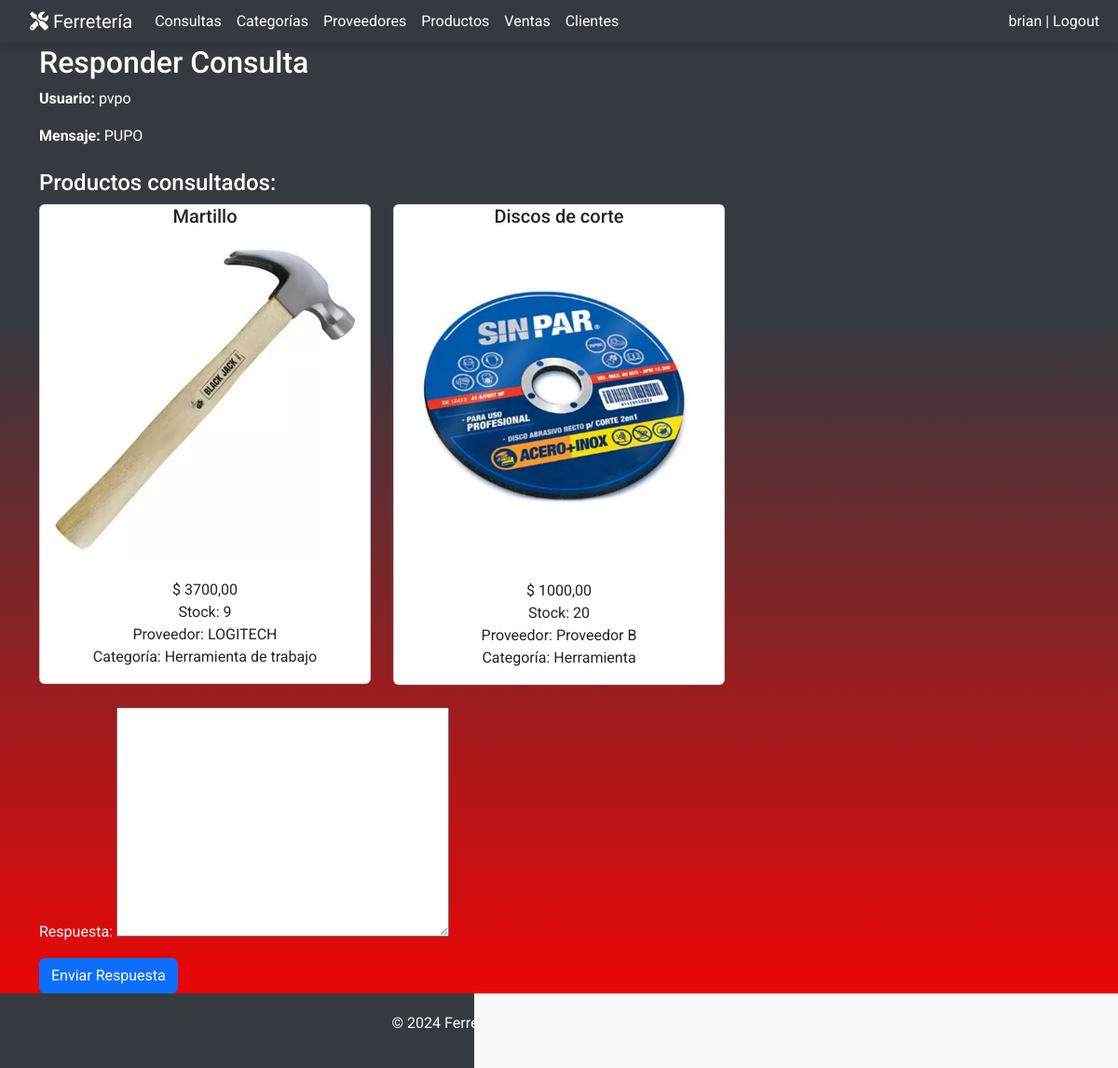
/consultas/responder/33/ (signed in), run on the app's committed database.
### miAplicacion/models.py (models this page shows, shortened)
class Consulta(models.Model):
    usuario = models.ForeignKey(Cliente, on_delete=models.CASCADE, related_name='consultas')
    productos = models.ManyToManyField(Producto, related_name='consultas')
    mensaje = models.TextField()
    fecha_consulta = models.DateTimeField(auto_now_add=True)
    respuesta = models.TextField(blank=True, null=True)
    fecha_respuesta = models.DateTimeField(blank=True, null=True)

class Cliente(models.Model):
    user = models.OneToOneField(User, on_delete=models.CASCADE, null=True, blank=True, default=None , related_name='cliente')
    nombre = models.CharField(max_length=50)
    apellido = models.CharField(max_length=100)
    documento = models.CharField(max_length=50)
    direccion = models.CharField(max_length=200, default='', blank=True)
    telefono = models.CharField(max_length=15)
    email = models.EmailField(default='', blank=True)

class Producto(models.Model):
    nombre = models.CharField(max_length=100)
    descripcion = models.TextField()
    precio = models.DecimalField(max_digits=10, decimal_places=2, default=0.000)
    cantidad_stock = models.PositiveIntegerField()
    categoria = models.ForeignKey('Categoria', on_delete=models.SET_NULL, null=True)
    fecha_creacion = models.DateField(auto_now_add=True)
    fecha_actualizacion = models.DateTimeField(auto_now=True)
    proveedor = models.ForeignKey('Proveedor', on_delete=models.SET_NULL, null=True, blank=True)
    imagen = models.ImageField(upload_to='productos/', default='productos/default.png', blank=True, null=True)
    codigo_barras = models.CharField(max_length=50, null=True, blank=True)
    imagen_codigo_barras = models.ImageField(upload_to='codigos_barras/', blank=True, null=True)

class Proveedor(models.Model):
    nombre = models.CharField(max_length=100)
    tipo_producto = models.CharField(max_length=100, default='')
    telefono = models.CharField(max_length=15, default='')
    email = models.EmailField(default='', blank=True)
    direccion = models.CharField(max_length=200, default='', blank=True)
    def __str__(self):
        return self.nombre

class Categoria(models.Model):
    nombre = models.CharField(max_length=50, unique=True)
    descripcion = models.TextField(blank=True, null=True)
    def __str__(self):
        return self.nombre

### miAplicacion/views.py (the view)
# urls.py: path('consultas/responder/<int:consulta_id>/', responder_consulta, name='responder_consulta'),
@login_required
def responder_consulta(request, consulta_id):
    consulta = get_object_or_404(Consulta, id=consulta_id)
    if request.method == 'POST':
        form = RespuestaForm(request.POST, instance=consulta)
        if form.is_valid():
            consulta = form.save(commit=False)
            consulta.fecha_respuesta = timezone.now()
            consulta.save()
            subject = f"Respuesta a tu consulta sobre {', '.join([p.nombre for p in consulta.productos.all()])}"
            html_message = render_to_string('emails/respuesta_usuario.html', {
                'consulta': consulta,
                'productos': consulta.productos.all(),
            })
            plain_message = strip_tags(html_message)
            from_email = settings.EMAIL_HOST_USER
            recipient_list = [consulta.usuario.user.email]
            email = EmailMessage(
                subject,
                plain_message,
                from_email,
                recipient_list,
            )
            email.content_subtype = "html"
            email.send()
            return redirect('lista_consultas')
    else:
        form = RespuestaForm(instance=consulta)
    return render(request, 'consultas/responder_consulta.html', {'form': form, 'consulta': consulta})

### miAplicacion/forms.py
class RespuestaForm(forms.ModelForm):
    class Meta:
        model = Consulta
        fields = ['respuesta']

### miAplicacion/templatetags/custom_filters.py (called while the page is built)
@register.filter
def startswith(value, prefix):
    return value.startswith(prefix)

### miAplicacion/templates/consultas/responder_consulta.html (shortened to what this page needs)
{% extends 'base.html' %}
{% load static %}
{% block content %}
<div class="container mt-5">
    <h2>Responder Consulta</h2>
    <p><strong>Usuario:</strong> {{ consulta.usuario.user.username }}</p>
    <p><strong>Mensaje:</strong> {{ consulta.mensaje }}</p>
    <div class="row mt-4">
        <h4>Productos consultados:</h4>
        {% for producto in consulta.productos.all %}
        <div class="col-md-4 mb-4">
            <div class="card product-card">
                <h5 class="card-title text-center">{{ producto.nombre }}</h5>
                <img src="{% if producto.imagen %}{{ producto.imagen.url }}{% else %}{% static 'productos/default.png' %}{% endif %}" class="card-img-top product-img" alt="{{ producto.nombre }}">
                <div class="card-body text-center">
                    <p class="card-text">
                        $ {{ producto.precio }}<br>
                        Stock: {{ producto.cantidad_stock }}<br>
                        Proveedor: {{ producto.proveedor }}<br>
                        Categoría: {{ producto.categoria }}
                    </p>
                </div>
            </div>
        </div>
        {% endfor %}
    </div>
    <form method="post">
        {{ form.as_p }}
        <button type="submit" class="btn btn-primary">Enviar Respuesta</button>
    </form>
</div>
{% endblock %}

### miAplicacion/templates/base.html (shortened to what this page needs)
{% load static %}
{% load custom_filters %}
<!DOCTYPE html>
<html lang="es">
<head>
    <link href="https://cdn.jsdelivr.net/npm/bootstrap@5.3.0/dist/css/bootstrap.min.css" rel="stylesheet">
    <link rel="stylesheet" href="https://cdnjs.cloudflare.com/ajax/libs/font-awesome/6.0.0-beta3/css/all.min.css">
</head>
<body>
    <nav class="navbar navbar-expand-lg navbar-dark fixed-top custom-navbar">
        <div class="container-fluid">
            <a class="navbar-brand" href="{% url 'index' %}">
                <i class="fas fa-tools"></i> Ferretería
            </a>
            <div class="collapse navbar-collapse" id="navbarNav">
                <ul class="navbar-nav me-auto">
                    {% if user.is_authenticated %}
                        {% if user.is_staff %}
                            <li class="nav-item">
                                <a class="nav-link" href="{% url 'lista_consultas' %}">Consultas</a>
                            </li>
                            <li class="nav-item">
                                <a class="nav-link" href="{% url 'categoria_list' %}">Categorías</a>
                            </li>
                            <li class="nav-item">
                                <a class="nav-link" href="{% url 'proveedor_list' %}">Proveedores</a>
                            </li>
                            <li class="nav-item">
                                <a class="nav-link" href="{% url 'productos_list' %}">Productos</a>
                            </li>
                            <li class="nav-item">
                                <a class="nav-link" href="{% url 'venta_lista' %}">Ventas</a>
                            </li>
                            <li class="nav-item">
                                <a class="nav-link" href="{% url 'cliente_lista' %}">Clientes</a>
                            </li>
                        {% else %}
                            <li class="nav-item">
                                <a class="nav-link" href="{% url 'productos_list' %}">Productos</a>
                            </li>
                        {% endif %}
                    {% endif %}
                </ul>
                <ul class="nav navbar-nav ms-auto">
                    {% if user.is_authenticated %}
                        <li class="nav-item">
                            <a class="nav-link" href="{% url 'account_logout' %}">{{ request.user }} | Logout</a>
                        </li>
                    {% else %}
                        <li class="nav-item">
                            <a class="nav-link" href="{% url 'account_login' %}">Login</a>
                        </li>
                    {% endif %}
                </ul>
            </div>
        </div>
    </nav>
    <main class="container-fluid">
        {% block content %}{% endblock %}
    </main>
    <footer class="footer">
        <p>&copy; 2024 Ferretería. Todos los derechos reservados.</p>
    </footer>
</body>
</html>

### miAplicacion/templates/base.html (style rules this page uses)
html, body { margin: 0; padding: 0; height: 100%; }
body { font-family: 'Roboto', sans-serif; background-color: #f8f9fa; color: #333; display: flex; flex-direction: column; min-height: 100vh; }
.navbar { padding-left: 20px; background-color: #343a40; box-shadow: 0 4px 8px rgba(0, 0, 0, 0.1); }
.navbar .navbar-brand, .navbar-nav .nav-link { color: #fff; }
.custom-navbar { height: 45px; }
.container-fluid { color: White; }
main.container-fluid { background-image: linear-gradient(to bottom, #343A40 30%, red 100%); background-attachment: fixed; background-size: cover; flex: 1; }
.footer { background-color: #343a40; color: #fff; padding: 20px 0; text-align: center; margin-top: auto; }

### data on the page
Consulta: usuario.user.username "pvpo", mensaje "PUPO"
Producto: nombre "Martillo", imagen (picture), precio "3700,00", cantidad_stock "9", proveedor "LOGITECH", categoria "Herramienta de trabajo"
Producto: nombre "Discos de corte", imagen (picture), precio "1000,00", cantidad_stock "20", proveedor "Proveedor B", categoria "Herramienta"

### other printed values
{{ request.user }} "brian"
